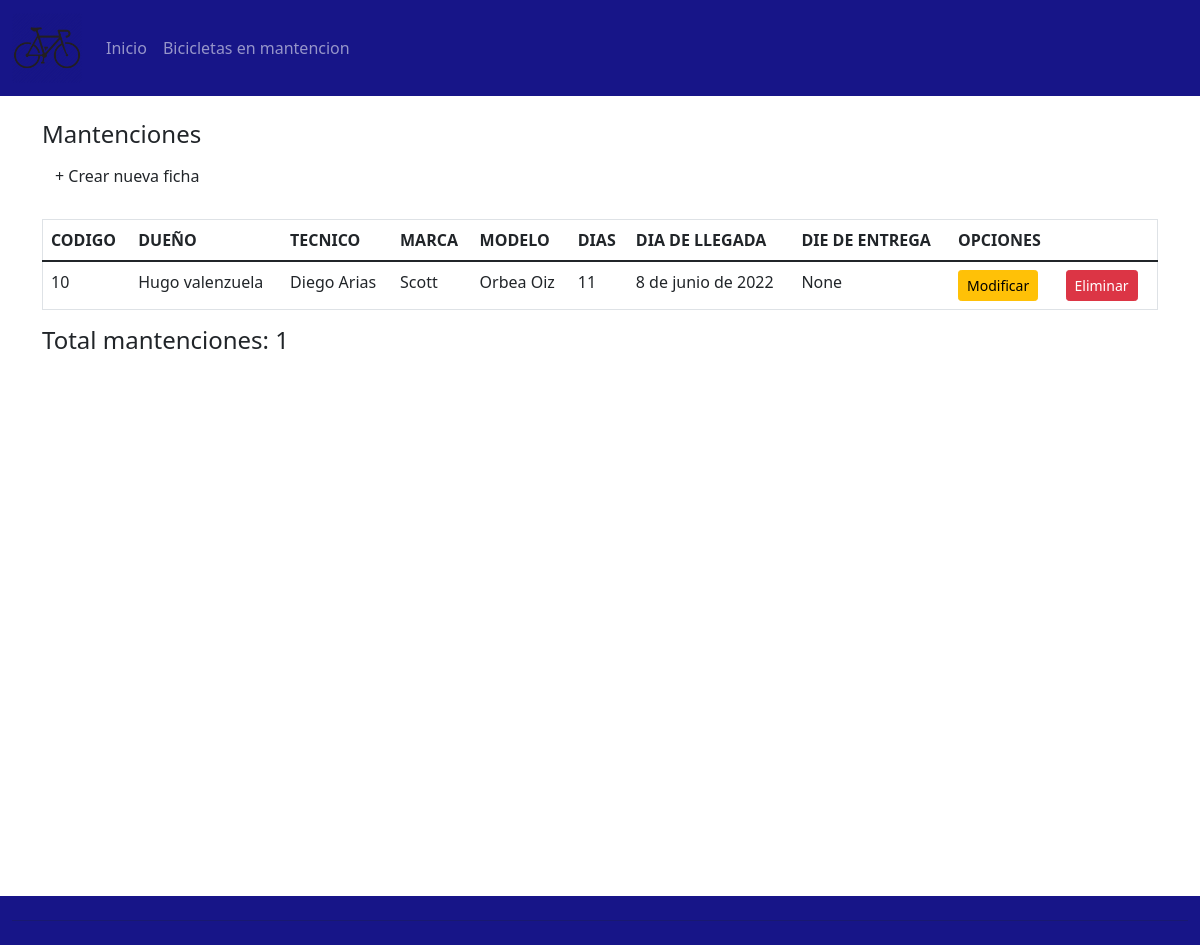
/mantencion/, run on the app's committed database.
### aplicacion/models.py (models this page shows, shortened)
class Bicicleta(models.Model):
    code=models.AutoField(primary_key=True)
    duenio=models.ForeignKey(Duenio, on_delete=models.PROTECT)
    tecnico=models.ForeignKey(Tecnico, on_delete=models.PROTECT)
    marca=models.ForeignKey(Marca, on_delete=models.PROTECT)
    modelo=models.ForeignKey(Modelo, on_delete=models.PROTECT)
    tiempo=models.IntegerField("Dias de mantenimiento",null=False)
    llegada=models.DateField("Dia de llegada (dd/mm/yyyy)",default=date.today)
    entrega=models.DateField(null=True,blank=True)

class Duenio(models.Model):
    duenio=models.CharField("Dueño",max_length=50)
    def __str__(self):
        return self.duenio

class Tecnico(models.Model):
    tecnico=models.CharField("Tecnico a cargo",max_length=50)
    def __str__(self):
        return self.tecnico

class Marca(models.Model):
    marca=models.CharField("Marca",max_length=50)
    def __str__(self):
        return self.marca

class Modelo(models.Model):
    modelo=models.CharField("Modelo",max_length=50,null=True)
    def __str__(self):
        return self.modelo

### aplicacion/views.py (the view)
# urls.py: path('mantencion/',mantencion,name="mantencion"),
def mantencion(request):
    people=Bicicleta.objects.all()
    total=Bicicleta.objects.count()
    contexto={
        "mantenciones":people,
        "total":total
    }
    return render(request,"aplicacion/mantencion.html",contexto)

### aplicacion/templates/aplicacion/mantencion.html
{% extends 'aplicacion/base.html' %}
{% load static %}
{%block contenido%}
<div class="container">
    <br>
    <h4>Mantenciones</h4>
    <a class="btn" href={% url 'crear' %}>+ Crear nueva ficha</a>
    <div style="overflow-x:auto;">
        <br>
        <table class="table tabler-stripped table.hover mb-3">
            <thead>
                <tr>
                    <TH>CODIGO</TH>
                    <TH>DUEÑO</TH>
                    <TH>TECNICO</TH>
                    <TH>MARCA</TH>
                    <TH>MODELO</TH>
                    <TH>DIAS</TH>
                    <TH>DIA DE LLEGADA</TH>
                    <TH>DIE DE ENTREGA</TH>
                    <TH>OPCIONES</TH>
                </tr>
            </thead>
            <TBOdy>
                {% for p in mantenciones %}
                <tr>
                    <td>{{p.code}}</td>
                    <td>{{p.duenio}}</td>
                    <td>{{p.tecnico}}</td>
                    <td>{{p.marca}}</td>
                    <td>{{p.modelo}}</td>
                    <td>{{p.tiempo}}</td>
                    <td>{{p.llegada}}</td>
                    <td>{{p.entrega}}</td>
                    <td>
                        <div class="row">
                            <div class="col-6">
                                <a href="{% url 'modificar' p.code %}" class="btn btn-warning btn-sm">Modificar</a>
                            </div>
                            <div class="col-6">
                                <a href="{% url 'eliminar' p.code %}" class="btn btn-danger btn-sm">Eliminar</a>
                            </div>
                        </div>
                    </td>
                </tr>
                {% endfor %}
            </TBOdy>
        </table>
    </div>
    <h4>Total mantenciones: {{total}}</h4>
</div>
{%endblock contenido%}

### aplicacion/static/aplicacion/css/miestilo.css (style rules this page uses)
.container { min-height:100vh; }
table { border-collapse: collapse; border-spacing: 0; width: 100%; border: 1px solid #ddd; }
th, td { text-align: left; padding: 8px; }

### data on the page
Bicicleta: code "10", duenio "Hugo valenzuela", tecnico "Diego Arias", marca "Scott", modelo "Orbea Oiz", tiempo "11", llegada "8 de junio de 2022", entrega "None"

### other printed values
{{ total }} "1"
